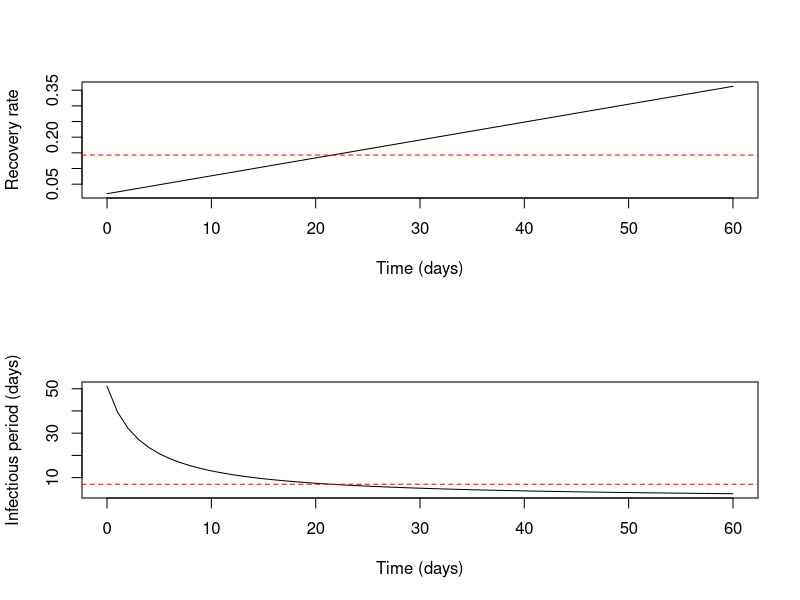

Reproduce this figure in R. (Note: this script raises an error after producing the figure.)
## ---- chunk 1
knitr::opts_chunk$set(echo = TRUE, cache=TRUE)
## ---- chunk 2
gamma <- function(b=0.137/7, a0=0.04/7, t){
  # linear function
  # arguments (names chosen to follow Drake et al. (2006) https://doi.org/10.1371/journal.pone.0000020)
  # default parameters from "reduced model w/o week 8" estimates for SARS with units adjusted from weeks to days
  #    b: intercept (positive)
  #    a0: slope parameter (units of days, positive)
  #    t: time in the model
  
  gamma <- b + a0*t
  return(gamma)
}
## ---- chunk 3
t <- seq(0, 60)
g <- gamma(t=t)
par(mfrow=c(2,1))
plot(t,g, type='l', xlab='Time (days)', ylab='Recovery rate')
abline(h=1/7, lty=2, col='red')
plot(t, 1/g, type='l', xlab='Time (days)', ylab='Infectious period (days)')
abline(h=7, lty=2, col='red')

## ---- chunk 4
onestep <- function (x, params) {  #function to calculate one step of stochastic SIR
  
  S <- x[2]                            #local variable for susceptibles
  
  E1 <- x[3]                           #exposed classes
  E2 <- x[4]
  E3 <- x[5]
  E4 <- x[6]
  E5 <- x[7]
  E6 <- x[8]
  
  I1 <- x[9]                           #infectious classes
  I2 <- x[10]
  I3 <- x[11]
  I4 <- x[12]
  I5 <- x[13]
  I6 <- x[14]
  
  I <- I1+I2+I3+I4+I5+I6
  
  R <- x[15]                          #local variable for recovereds
  N <- S+E1+E2+E3+E4+E5+E6+I1+I2+I3+I4+I5+I6+R                           #total population size (subject to demographic change)
  
  t <- x[16]                          #get current time
  
  
  with(                                #use with as in deterministic model to simplify code
       as.list(params), 
       {
         gammai <- 6*gamma(b=b, a0=a0, t=as.numeric(t))  # multiplier 6 for pseudo stage
         sigmai <- 6*sigma  # multiplier 6 for pseudo stages

         rates <- as.numeric(c(beta*I/N,
                    sigmai, sigmai, sigmai, sigmai, sigmai, sigmai,
                    gammai, gammai, gammai, gammai, gammai, gammai))
         
         propensity <- sum(rates)

         states0 <- x[2:(length(x)-1)]
         
         # transition probabilities
         
         p <- matrix(0, nrow=length(rates),ncol=length(states0))                                     # matrix to hold transitions probs
                
         p[1,]  <- c(exp(-rates[1])*dt,(1-exp(-rates[1])*dt), 0, 0, 0, 0, 0, 0, 0, 0, 0, 0, 0, 0)   # S-> E
         
         p[2,]  <- c(0, exp(-rates[2])*dt, (1-exp(-rates[2])*dt), 0, 0, 0, 0, 0, 0, 0, 0, 0, 0, 0)    # Transitions out of E
         p[3,]  <- c(0, 0, exp(-rates[3])*dt, (1-exp(-rates[3])*dt), 0, 0, 0, 0, 0, 0, 0, 0, 0, 0)    # Transitions out of E
         p[4,]  <- c(0, 0, 0, exp(-rates[4])*dt, (1-exp(-rates[4])*dt), 0, 0, 0, 0, 0, 0, 0, 0, 0)    # Transitions out of E
         p[5,]  <- c(0, 0, 0, 0, exp(-rates[5])*dt, (1-exp(-rates[5])*dt), 0, 0, 0, 0, 0, 0, 0, 0)    # Transitions out of E
         p[6,]  <- c(0, 0, 0, 0, 0, exp(-rates[6])*dt, (1-exp(-rates[6])*dt), 0, 0, 0, 0, 0, 0, 0)    # Transitions out of E
         p[7,]  <- c(0, 0, 0, 0, 0, 0, exp(-rates[7])*dt, (1-exp(-rates[7])*dt), 0, 0, 0, 0, 0, 0)    # Transitions out of E

         p[8,]  <- c(0, 0, 0, 0, 0, 0, 0, exp(-rates[8])*dt, (1-exp(-rates[8])*dt), 0, 0, 0, 0, 0)    # Transitions out of E
         p[9,]  <- c(0, 0, 0, 0, 0, 0, 0, 0, exp(-rates[9])*dt, (1-exp(-rates[9])*dt), 0, 0, 0, 0)    # Transitions out of E
         p[10,] <- c(0, 0, 0, 0, 0, 0, 0, 0, 0, exp(-rates[10])*dt, (1-exp(-rates[10])*dt), 0, 0, 0)    # Transitions out of E
         p[11,] <- c(0, 0, 0, 0, 0, 0, 0, 0, 0, 0, exp(-rates[11])*dt, (1-exp(-rates[11])*dt), 0, 0)    # Transitions out of E
         p[12,] <- c(0, 0, 0, 0, 0, 0, 0, 0, 0, 0, 0, exp(-rates[12])*dt, (1-exp(-rates[12])*dt), 0)    # Transitions out of E
         p[13,] <- c(0, 0, 0, 0, 0, 0, 0, 0, 0, 0, 0, 0, exp(-rates[13])*dt, (1-exp(-rates[13])*dt))    # Transitions out of E

         # update states
         
         states1 <- matrix(0, nrow=length(rates),ncol=length(states0))                                # matrix to hold future states

         for(i in 1:length(rates)){
           states1[i,] <- t(rmultinom(1, states0[i], p[i,]) ) 
         }
         
         states1 <- colSums(states1)
         
         return(x <- c(dt, states1, tail(x,1)+dt))
       }
       )
}
## ---- chunk 5
model <- function (x, params, nstep) {  #function to simulate stochastic SIR
  output <- array(dim=c(nstep+1,length(x)))         #set up array to store results
  colnames(output) <- c("time","S",
                        "E1", "E2", "E3", "E4", "E5", "E6",
                        "I1", "I2", "I3", "I4", "I5", "I6",
                        "R", "cum.time") #name variables
  output[1,] <- x                           #first record of output is initial condition
  for (k in 1:nstep) {                      #iterate for nstep steps
    output[k+1,] <- x <- as.numeric(onestep(x,params))
  }
  output                                    #return output
}
## ---- chunk 6
start <- as.Date('12/15/2019',format='%m/%d/%Y')

set.seed(1252019)                #set seed

evaluate.model <- function(params=list(beta=3.7, sigma=1/5.6, b=0.137/7, a0=0.04/7, dt=0.001), nsims=2, pop.size=11081000, nstep=10000){

  E10 <- 0
  E20 <- 0
  E30 <- 0
  E40 <- 0
  E50 <- 0
  E60 <- 0
  
  E0 <- E10+E20+E30+E40+E50+E60
  
  I10 <- 3
  I20 <- 3
  I30 <- 3
  I40 <- 3
  I50 <- 3
  I60 <- 0
  
  I0 <- I10+I20+I30+I40+I50+I60
            
  S0 <- round(pop.size-E0-I0)        #initial number susceptible 
  xstart <- c(time=0, S=S0,
              E1=E10, E2=E20, E3=E30, E4=E40, E5=E50, E6=E60,
              I1=I10, I2=I20, I3=I30, I4=I40, I5=I50, I6=I60,
              R=pop.size-E10-E20-E30-E40-E50-E60-S0-I10-I20-I30-I40-I50-I60,
              cum.time = 0) #initial conditions
  data <- vector(mode='list',length=nsims) #initialize list to store the output
  for (k in 1:nsims) {              #simulate nsims times
    data[[k]] <- as.data.frame(model(xstart,params,nstep))
    data[[k]]$cum.time <- cumsum(data[[k]]$time)
  }
  
  for(i in 1:nsims) data[[i]]$I <- data[[i]]$I1 + data[[i]]$I2 + data[[i]]$I3 + data[[i]]$I4 + data[[i]]$I5 + data[[i]]$I6
  
  max.time<-data[[1]]$cum.time[max(which(data[[1]]$I>0))] #maximum time in first simulation
  max.y<-1.8*max(data[[1]]$I)       #find max infected in run 1 and increase by 80% for plot
  plot(I~cum.time,data=data[[1]],xlab='Time (days)',ylab='Cases',col=1,xlim=c(0,max.time),ylim=c(1,max.y), type='l', lty=2, log='y', axes=FALSE)
  lines(R~cum.time,data=data[[1]], col=1,xlim=c(0,max.time),ylim=c(0,max.y), lty=1)
  legend('topleft', lty=c(2,1), legend=c('Infectious cases at large','Cumulative reported cases'))
  axis(1, at=seq(0,max.time,5), labels=format(start+seq(0,max.time,5), format= '%b %d'))
  axis(2)
  box()

  for (k in 1:nsims) {              #add multiple epidemics to plot
    lines(I~cum.time,data=data[[k]],col=k,type='l', lty=2)
    lines(R~cum.time,data=data[[k]],col=k, type='l', lty=1)

  }
}

evaluate.model()
